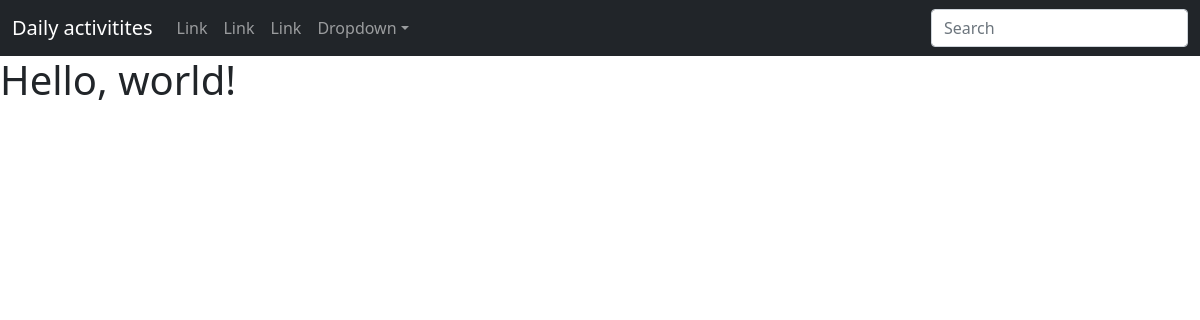
/activities/home, run on an earlier commit of the app's database.
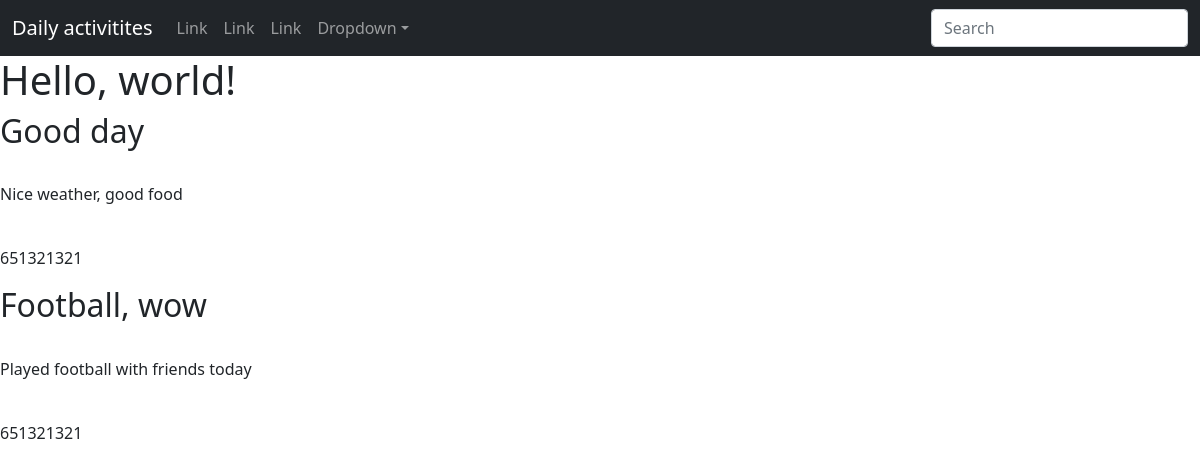
And on a later commit of the database.
### activities/models.py (models this page shows, shortened)
class Post(models.Model):
    title = models.CharField(max_length = 255)
    text = models.CharField(max_length = 255 * 4)
    made_by = models.ForeignKey(CustomUser, on_delete=models.CASCADE)
    posted = models.DateField(default = timezone.now)

class CustomUser(AbstractUser):
    username = models.CharField(max_length=40, unique=True)
    email = models.EmailField(unique = True)
    birth_date = models.DateField(null=True)
    phone_number = models.IntegerField(null=True)

### activities/views.py (the view)
# urls.py: 2. Add a URL to urlpatterns:  path('', views.home, name='home')
def home(request):
    posts = Post.objects.all()
    return render(request, 'activities/home.html', {'posts': posts})

### activities/templates/activities/home.html (shortened to what this page needs)
{% extends 'activities/base.html' %}
{% block content %}
    {% for i in posts %}
        <article>
            <h2>{{ i.title }}</h2>
            <br>
            <p>{{ i.text }}</p>
            <br>
            <p>{{ i.made_by.phone_number }}</p>
        </article>
    {% endfor %}
{% endblock %}

### activities/templates/activities/base.html (shortened to what this page needs)
<!doctype html>
<html lang="en">
  <head>
    <link href="https://cdn.jsdelivr.net/npm/bootstrap@5.1.3/dist/css/bootstrap.min.css" rel="stylesheet">
  </head>
  <body>
    <nav class="navbar navbar-expand-md navbar-dark bg-dark" aria-label="Fourth navbar example">
      <div class="container-fluid">
        <a class="navbar-brand" href="#">Daily activitites</a>
        <div class="collapse navbar-collapse" id="navbarsExample04">
          <ul class="navbar-nav me-auto mb-2 mb-md-0">
            <li class="nav-item">
              <a class="nav-link" href="#">Link</a>
            </li>
            <li class="nav-item">
              <a class="nav-link" href="#">Link</a>
            </li>
            <li class="nav-item">
              <a class="nav-link" href="#">Link</a>
            </li>
            <li class="nav-item dropdown">
              <a class="nav-link dropdown-toggle" href="#" id="dropdown04" data-bs-toggle="dropdown" aria-expanded="false">Dropdown</a>
            </li>
          </ul>
          <form>
            <input class="form-control" type="text" placeholder="Search" aria-label="Search">
          </form>
        </div>
      </div>
    </nav>
    <h1>Hello, world!</h1>
    {% block content%}{% endblock %}
  </body>
</html>

What changed in the data, as far as the page shows it:
added Post: title "Good day", text "Nice weather, good food", made_by.phone_number "651321321"
added Post: title "Football, wow", text "Played football with friends today", made_by.phone_number "651321321"
